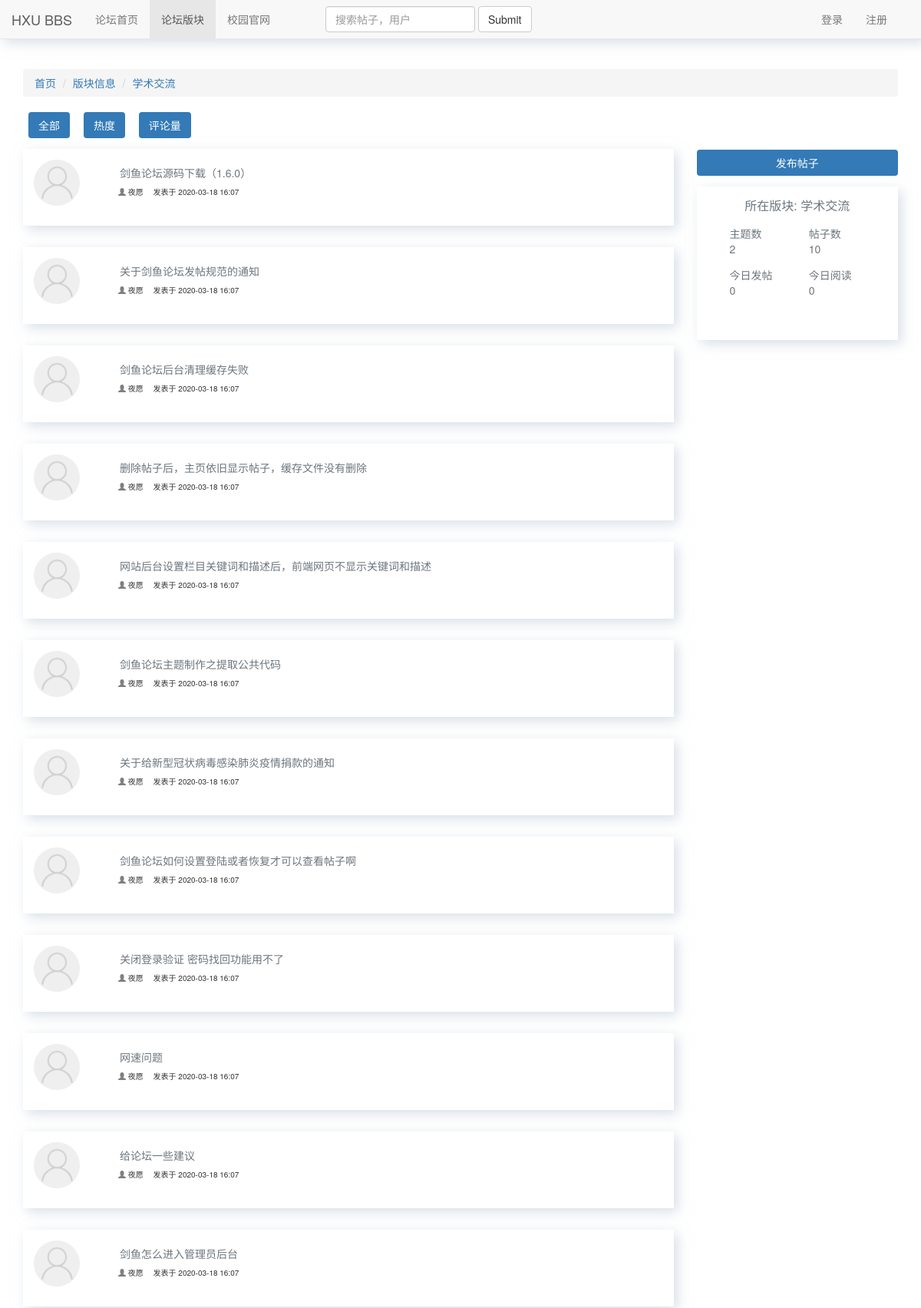
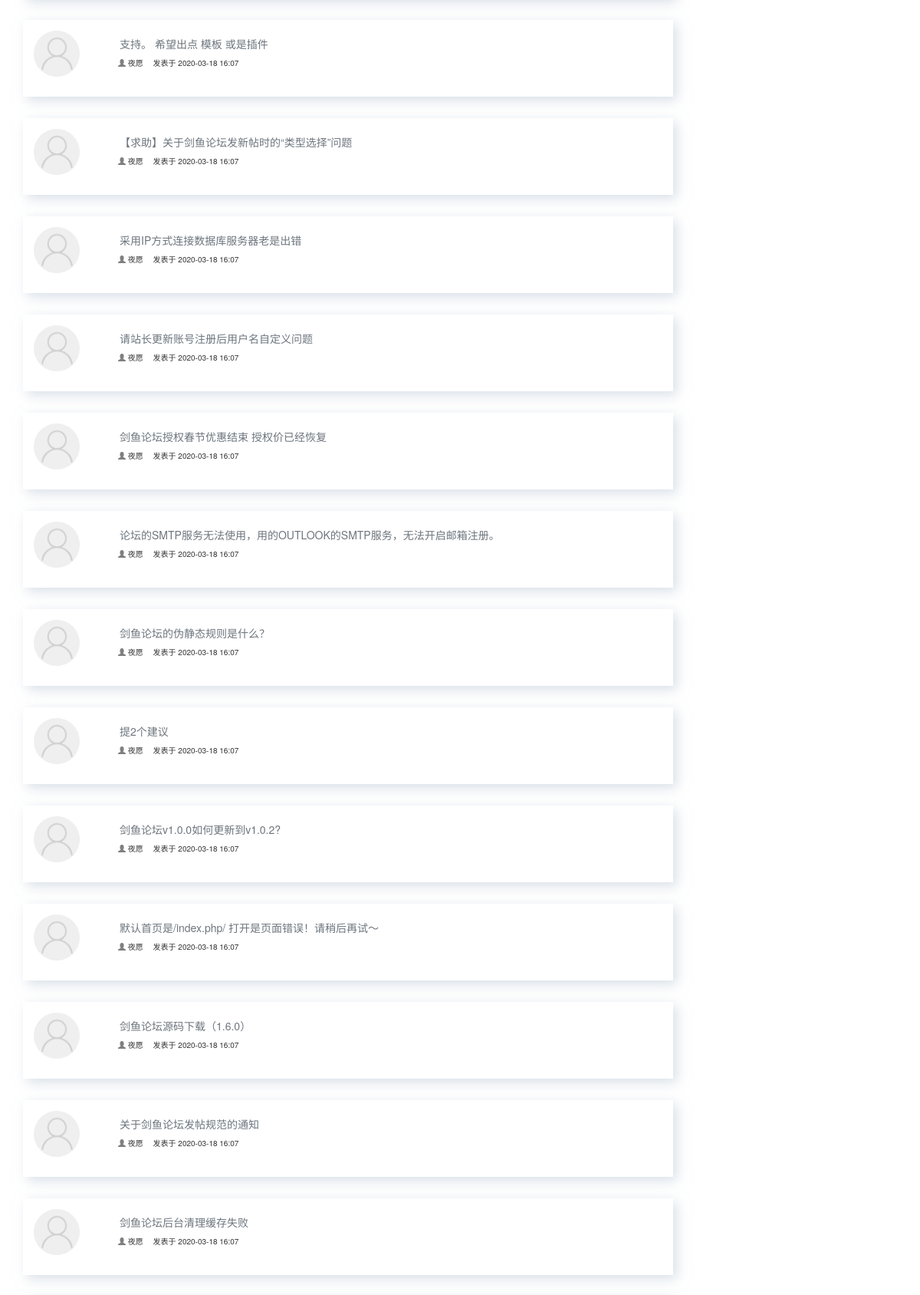
The page /categorydetail/?name=学术交流 (upper part) on the database its author committed (2 pictures, top to bottom).
### bbs/models.py (models this page shows, shortened)
class Category(models.Model):
    name = models.CharField(max_length=128, verbose_name='版块名')
    image = models.ImageField(upload_to='categoryimg', default='categoryimg/beidouqixing.png')
    brief = models.CharField(max_length=128, default='欢迎查看本版块帖子',  verbose_name='版块简介')
    post_num = models.IntegerField(default=0, verbose_name='帖子数')

class Post(models.Model):
    title = models.CharField(max_length=128, verbose_name='标题')
    category = models.ForeignKey('Category', on_delete=models.CASCADE, verbose_name='版块')
    theme = models.ForeignKey('Theme', on_delete=models.CASCADE, default=1)
    content = RichTextField(verbose_name='帖子内容')
    author = models.ForeignKey('UserProfile', on_delete=models.CASCADE, verbose_name='作者')
    created_time = models.DateTimeField(auto_now_add=True, verbose_name='创建时间')
    modify_time = models.DateTimeField(auto_now=True, verbose_name='修改时间')
    priority = models.IntegerField(verbose_name='是否置顶',default=0)

class UserProfile(models.Model):
    user = models.OneToOneField(User, on_delete=models.CASCADE)
    name = models.CharField(max_length=64, verbose_name='用户名')
    signature = models.CharField(max_length=128, blank=True, null=True, verbose_name='个性签名')
    image = models.ImageField(verbose_name='头像', default='imgs/default.png')
    def __str__(self):
        return self.name

### bbs/views.py (the view)
# urls.py: path('categorydetail/', caregorydetail),
def caregorydetail(request):
    category_name = request.GET.get('name')
    category_detail = Category.objects.get(name=category_name)
    post_list = Post.objects.filter(category_id=category_detail.pk)
    return render(request, 'bbs/caregorydetail.html', locals())

### bbs/templates/bbs/caregorydetail.html (shortened to what this page needs)
{% extends 'base.html' %}
{% block category %}
active
{% endblock %}
{% block content %}
    <div class="container">
        <div class="ljdh">
            <ol class="breadcrumb">
                <li><a href="#">首页</a></li>
                <li><a href="#">版块信息</a></li>
                <li><a href="#">{{ category_name }}</a></li>
            </ol>
        </div>
        <div class="row">
            <div class="col-sm-9">
                <div class="anniu">
                    <button class="btn bg-primary">全部</button>
                    <button class="btn bg-primary">热度</button>
                    <button class="btn bg-primary">评论量</button>
                </div>
                 {% for post in post_list %}
                    <div class="card">
                        <div class="card-body">
                            <img src="/static/imgs/avatar.png" alt="" class="img-circle">
                            <h5><a href="{% url 'postdetail' post.id %}" class="text-decoration-none">{{ post.title }}</a></h5>
                            <div class="detail">
                                <span class="glyphicon glyphicon-user" style="color: #7f7f7f"></span>
                                <span>
                                    {% if post.author.name %}
                                        {{ post.author }}
                                    {% else %}
                                        {{ post.author.user.username }}
                                    {% endif %}
                                </span>
                                <span style="margin-left: 1em">发表于 {{ post.created_time|date:"Y-m-d H:i" }}</span>
                            </div>
                        </div>
                    </div>
                {% empty %}
                    这个版块还没人发帖
                {% endfor %}
            </div>
            <div class="col-md-3">
                <a  href="{% url 'publish' %}" class="btn bg-primary btn-block" style="margin-top: 3.5em">发布帖子</a>
                <div class="card cate-card">
                    <div class="card-cont">
                        <div class="card-title">所在版块: {{ category_name }}</div>
                        <div class="row" style="margin: 1em;">
                            <div class="col-md-6" style="margin-bottom: 1em">
                                <div>主题数</div>
                                <div>{{ category_detail.theme_set.count }}</div>
                            </div>
                            <div class="col-md-6" style="margin-bottom: 1em">
                                <div>帖子数</div>
                                <div>{{ category_detail.post_num }}</div>
                            </div>
                            <div class="col-md-6">
                                <div>今日发帖</div>
                                <div>0</div>
                            </div>
                            <div class="col-md-6">
                                <div>今日阅读</div>
                                <div>0</div>
                            </div>
                        </div>
                    </div>
                </div>
            </div>
        </div>
    </div>
{% endblock %}

### static/index.css (style rules this page uses)
body { padding-top: 90px; }
.card { height: 100px; background-color: #fff; box-shadow: 5px 5px 15px rgba(187, 199, 214, 0.56); margin-bottom: 2em; }
.card-body { padding: 1em; }
.card-body img { width: 60px; height: 60px; float: left; }
.card-body h5 { margin-left: 8em; }
.anniu { margin-bottom: 1em }
.anniu button { margin: 0 0.5em; }
.cate-card { height: 200px; margin-top: 1em }
.card-cont { padding: 1em; color: #6c757d; }
.card-title { text-align: center; font-size: 16px; }
.detail { margin-left: 11em; font-size: 10px; }
.text-decoration-none { color: #6c757d; text-decoration: none!important; }

### rows shown on the page
Category: name "学术交流", theme_set.count "2", post_num "10"
Post: title "剑鱼论坛源码下载（1.6.0）", author "夜愿", created_time "2020-03-18 16:07"
Post: title "关于剑鱼论坛发帖规范的通知", author "夜愿", created_time "2020-03-18 16:07"
Post: title "剑鱼论坛后台清理缓存失败", author "夜愿", created_time "2020-03-18 16:07"
Post: title "删除帖子后，主页依旧显示帖子，缓存文件没有删除", author "夜愿", created_time "2020-03-18 16:07"
Post: title "网站后台设置栏目关键词和描述后，前端网页不显示关键词和描述", author "夜愿", created_time "2020-03-18 16:07"
Post: title "剑鱼论坛主题制作之提取公共代码", author "夜愿", created_time "2020-03-18 16:07"
Post: title "关于给新型冠状病毒感染肺炎疫情捐款的通知", author "夜愿", created_time "2020-03-18 16:07"
Post: title "剑鱼论坛如何设置登陆或者恢复才可以查看帖子啊", author "夜愿", created_time "2020-03-18 16:07"
Post: title "关闭登录验证 密码找回功能用不了", author "夜愿", created_time "2020-03-18 16:07"
Post: title "网速问题", author "夜愿", created_time "2020-03-18 16:07"
Post: title "给论坛一些建议", author "夜愿", created_time "2020-03-18 16:07"
Post: title "剑鱼怎么进入管理员后台", author "夜愿", created_time "2020-03-18 16:07"
Post: title "支持。 希望出点 模板 或是插件", author "夜愿", created_time "2020-03-18 16:07"
Post: title "【求助】关于剑鱼论坛发新帖时的“类型选择”问题", author "夜愿", created_time "2020-03-18 16:07"
Post: title "采用IP方式连接数据库服务器老是出错", author "夜愿", created_time "2020-03-18 16:07"
Post: title "请站长更新账号注册后用户名自定义问题", author "夜愿", created_time "2020-03-18 16:07"
Post: title "剑鱼论坛授权春节优惠结束 授权价已经恢复", author "夜愿", created_time "2020-03-18 16:07"
Post: title "论坛的SMTP服务无法使用，用的OUTLOOK的SMTP服务，无法开启邮箱注册。", author "夜愿", created_time "2020-03-18 16:07"
Post: title "剑鱼论坛的伪静态规则是什么？", author "夜愿", created_time "2020-03-18 16:07"
Post: title "提2个建议", author "夜愿", created_time "2020-03-18 16:07"
Post: title "剑鱼论坛v1.0.0如何更新到v1.0.2?", author "夜愿", created_time "2020-03-18 16:07"
Post: title "默认首页是/index.php/ 打开是页面错误！请稍后再试～", author "夜愿", created_time "2020-03-18 16:07"
Post: title "剑鱼论坛源码下载（1.6.0）", author "夜愿", created_time "2020-03-18 16:07"
Post: title "关于剑鱼论坛发帖规范的通知", author "夜愿", created_time "2020-03-18 16:07"
Post: title "剑鱼论坛后台清理缓存失败", author "夜愿", created_time "2020-03-18 16:07"
